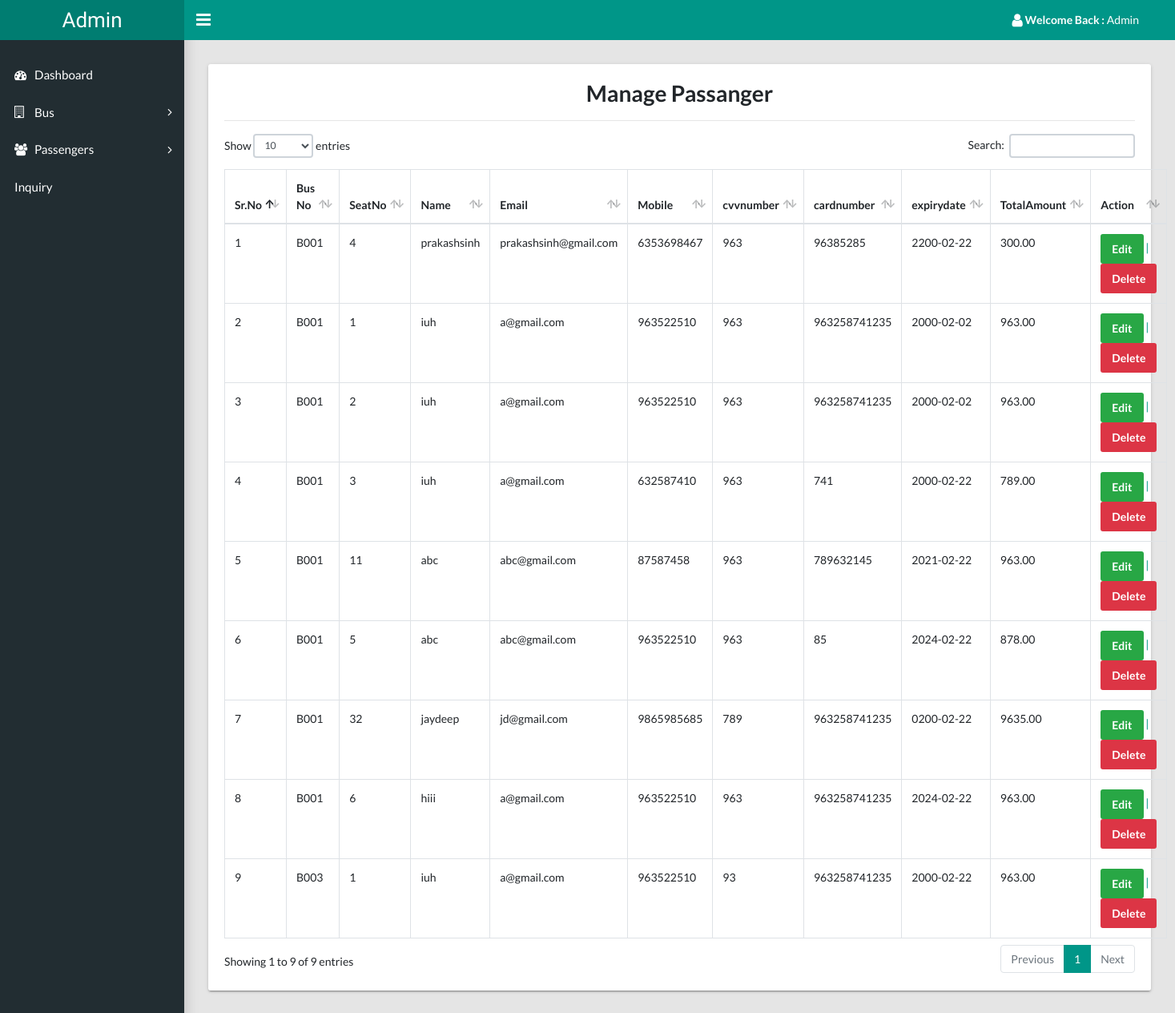
Page /admin/admin/manage-booking.php on the committed database.
### tables this page shows
CREATE TABLE `booking` (
  `id` int(11) NOT NULL,
  `bus_number` varchar(255) DEFAULT NULL,
  `seat_number` int(11) DEFAULT NULL,
  `passenger_name` varchar(255) DEFAULT NULL,
  `email` varchar(255) DEFAULT NULL,
  `phone` varchar(15) DEFAULT NULL,
  `cvv_number` varchar(4) DEFAULT NULL,
  `card_number` varchar(16) DEFAULT NULL,
  `expiry_date` date DEFAULT NULL,
  `total_amount` decimal(10,2) DEFAULT NULL
);

### admin/admin/manage-booking.php (the view, shortened to what this page needs)
<?php
require("./include/config.php");
$sql = "SELECT * FROM booking";
$result = mysqli_query($conn, $sql);
$bookingdetails = array();
if ($result) {
  while ($row = mysqli_fetch_assoc($result)) {
    $bookingdetails[] = $row;
  }
}
?>
<!DOCTYPE html>
<html lang="en">
<head>
  <link rel="stylesheet" type="text/css" href="../css/main.css">
  <link rel="stylesheet" type="text/css" href="https://maxcdn.bootstrapcdn.com/font-awesome/4.7.0/css/font-awesome.min.css">
</head>
<body class="app sidebar-mini rtl">
  <?php include 'include/header.php'; ?>
  <?php include 'include/sidebar.php'; ?>
  <main class="app-content">
    <div class="row">
      <div class="col-md-12">
        <div class="tile">
          <div class="tile-body">
            <h2 align="center"> Manage Passanger</h2>
            <hr />
            <table class="table table-hover table-bordered" id="sampleTable">
              <thead>
                <tr>
                  <th>Sr.No</th>
                  <th>Bus No</th>
                  <th>SeatNo</th>
                  <th>Name</th>
                  <th>Email</th>
                  <th>Mobile</th>
                  <th>cvvnumber</th>
                  <th>cardnumber</th>
                  <th>expirydate</th>
                  <th>TotalAmount</th>
                  <th>Action</th>
                </tr>
              </thead>
              <tbody>
                <?php
                foreach ($bookingdetails as $index => $booking) {
                  echo '<tr>';
                  echo '<td>' . ($index + 1) . '</td>';
                  echo '<td>' . $booking['bus_number'] . '</td>';
                  echo '<td>' . $booking['seat_number'] . '</td>';
                  echo '<td>' . $booking['passenger_name'] . '</td>';
                  echo '<td>' . $booking['email'] . '</td>';
                  echo '<td>' . $booking['phone'] . '</td>';
                  echo '<td>' . $booking['cvv_number'] . '</td>';
                  echo '<td>' . $booking['card_number'] . '</td>';
                  echo '<td>' . $booking['expiry_date'] . '</td>';
                  echo '<td>' . $booking['total_amount'] . '</td>';
                  echo '<td><a href="edit-booking.php?bookingid=' . $booking['id'] . '"><span class="btn btn-success">Edit</span> | <a href="delete-booking.php?bookingid=' . $booking['id'] . '"><span class="btn btn-danger">Delete</span></td>';
                  echo '</tr>';
                }
                ?>
              </tbody>
            </table>
          </div>
        </div>
      </div>
    </div>
  </main>
</body>
</html>

### rows in the picture
booking: bus_number "B001", seat_number "4", passenger_name "prakashsinh", email "prakashsinh@gmail.com", phone "6353698467", cvv_number "963", card_number "96385285", expiry_date "2200-02-22", total_amount "300.00"
booking: bus_number "B001", seat_number "1", passenger_name "iuh", email "a@gmail.com", phone "963522510", cvv_number "963", card_number "963258741235", expiry_date "2000-02-02", total_amount "963.00"
booking: bus_number "B001", seat_number "2", passenger_name "iuh", email "a@gmail.com", phone "963522510", cvv_number "963", card_number "963258741235", expiry_date "2000-02-02", total_amount "963.00"
booking: bus_number "B001", seat_number "3", passenger_name "iuh", email "a@gmail.com", phone "632587410", cvv_number "963", card_number "741", expiry_date "2000-02-22", total_amount "789.00"
booking: bus_number "B001", seat_number "11", passenger_name "abc", email "abc@gmail.com", phone "87587458", cvv_number "963", card_number "789632145", expiry_date "2021-02-22", total_amount "963.00"
booking: bus_number "B001", seat_number "5", passenger_name "abc", email "abc@gmail.com", phone "963522510", cvv_number "963", card_number "85", expiry_date "2024-02-22", total_amount "878.00"
booking: bus_number "B001", seat_number "32", passenger_name "jaydeep", email "jd@gmail.com", phone "9865985685", cvv_number "789", card_number "963258741235", expiry_date "0200-02-22", total_amount "9635.00"
booking: bus_number "B001", seat_number "6", passenger_name "hiii", email "a@gmail.com", phone "963522510", cvv_number "963", card_number "963258741235", expiry_date "2024-02-22", total_amount "963.00"
booking: bus_number "B003", seat_number "1", passenger_name "iuh", email "a@gmail.com", phone "963522510", cvv_number "93", card_number "963258741235", expiry_date "2000-02-22", total_amount "963.00"
